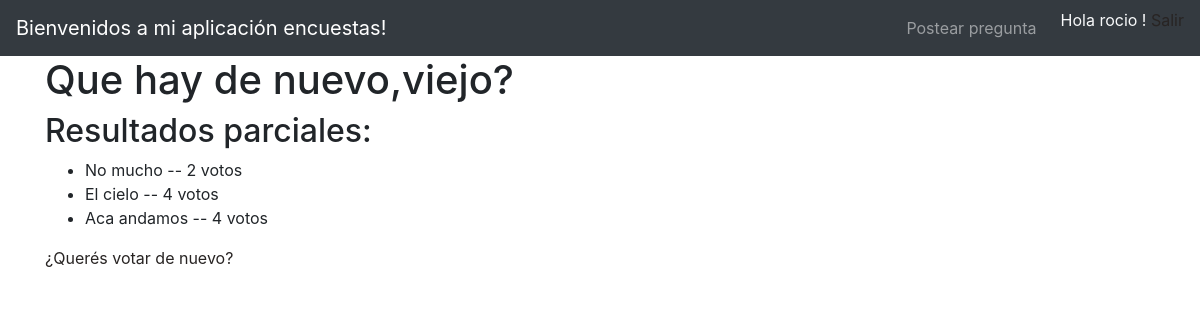
The app's page /polls/1/results/ (signed in) with its own data.
### polls/models.py (models this page shows, shortened)
class Question(models.Model):
    question_text = models.CharField("ingrese pregunta", max_length=200)
    pub_date = models.DateTimeField('fecha de publicacion')
    objects = QuestionManager()
    def was_published_recently(self):
        now = timezone.now()
        return now - datetime.timedelta(days=1) <= self.pub_date <= now
    was_published_recently.admin_order_field = 'pub_date'
    was_published_recently.boolean = True
    was_published_recently.short_description = 'Publicado recientemente?'

class Choice(models.Model):
    question = models.ForeignKey(Question, on_delete=models.CASCADE)
    choice_text = models.CharField(max_length=200)
    votes = models.IntegerField(default=0)

### polls/views.py (the view)
# urls.py: url(r'^(?P<pk>[0-9]+)/results/$', views.ResultsView.as_view(), name='results'),
class ResultsView(generic.DetailView):
    model = Question
    template_name = 'polls/results.html'

### polls/templates/polls/results.html
{% extends 'polls/base.html' %}
{% load static %}
{% block content %}
        <section>
             <h1>{{ question.question_text }}</h1>
             <h2>Resultados parciales:</h2>
                <ul>
                {% for choice in question.choice_set.all %}
                    <li>{{ choice.choice_text }} -- {{ choice.votes }} voto{{ choice.votes|pluralize }}</li>
                {% endfor %}
                </ul>
            <a class="nav" href="{% url 'polls:detail' question.id %}">¿Querés votar de nuevo?</a>
        </section>
{% endblock %}

### polls/templates/polls/base.html (shortened to what this page needs)
{%load static%}
<link rel="stylesheet" href="https://maxcdn.bootstrapcdn.com/bootstrap/4.0.0/css/bootstrap.min.css">
<link rel="stylesheet" href="{% static 'polls/main.css' %}"/>
<!DOCTYPE html>
<html>
    <head>
    </head>
    <main>
        <body>
            <nav class="navbar navbar-expand-lg navbar-dark bg-dark">
                <a class="navbar-brand" href="{% url 'polls:index' %}">Bienvenidos a mi aplicación encuestas!</a>
                <div class="collapse navbar-collapse" id="navbarTogglerDemo02">
                    <ul class="navbar-nav ml-auto">
                        <li class="nav-item mr-3">
                            <a class="nav-link" href="{% url 'polls:post_url' %}">Postear pregunta <span class="sr-only">Postear pregunta</span></a>
                        </li>
                        {%if user.is_anonymous %}
                            <li class="nav-item mr-3">
                                    <a class="nav-link" href="{% url 'polls:ingreso' %}">Ingresar</a>
                            </li>
                            {% else %}
                                <li class="nav-item">
                                        <span class="text-light" >Hola {{ user.username}} !</span>
                                        <a href="{% url 'polls:egreso' %}">Salir</a>
                                </li>
                        {% endif%}
                    </ul>
                </div>
            </nav>
            <div class='container'>
                {%block content%}
                {%endblock%}
            </div>
        </body>
    </main>
</html>

### polls/static/polls/main.css (style rules this page uses)
li { font-size: 16px; }
a { color: #282423; }

### records on screen
Question: question_text "Que hay de nuevo,viejo?"
Choice: choice_text "No mucho", votes "2"
Choice: choice_text "El cielo", votes "4"
Choice: choice_text "Aca andamos", votes "4"

### other values on screen
{{ user.username }} "rocio"
